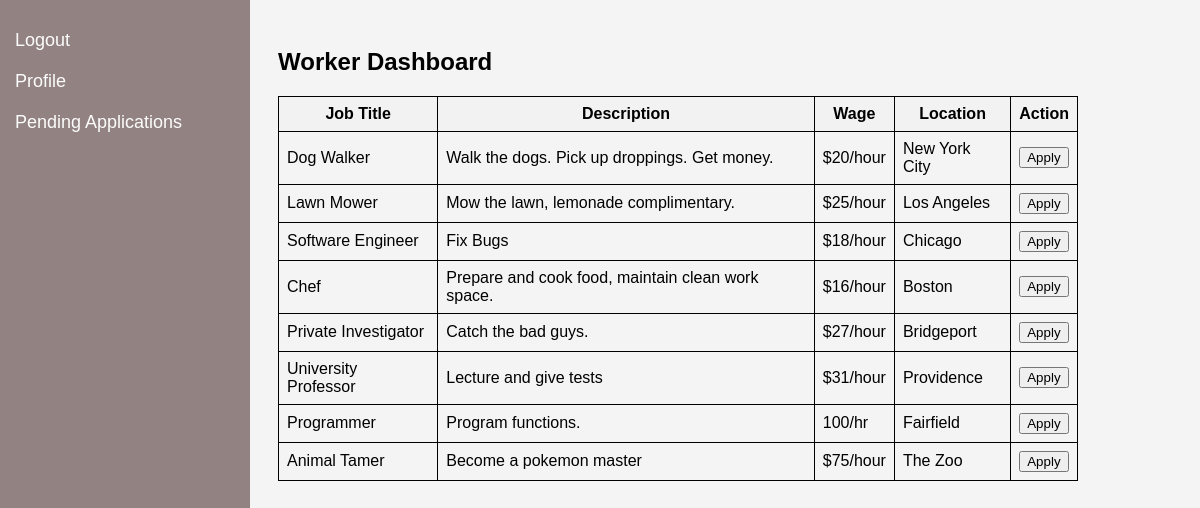
Page /worker_dashboard (signed in) on the earlier database version.
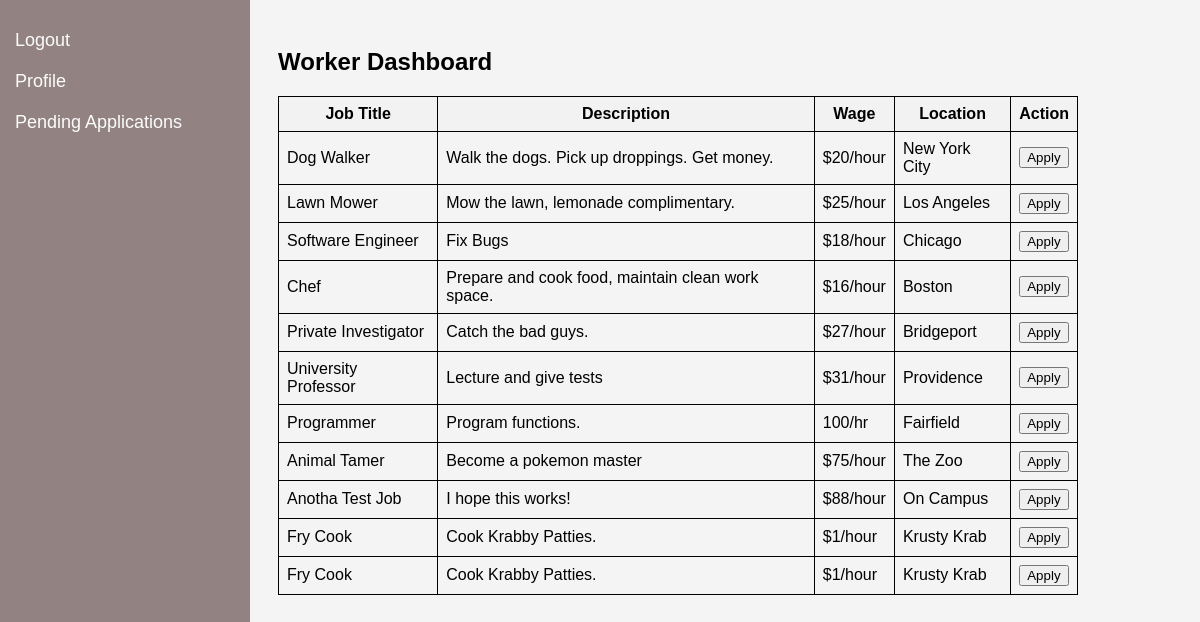
Same page on the later database version.
### tables this page shows
CREATE TABLE job_listings (
                    id INTEGER PRIMARY KEY,
                    title TEXT,
                    description TEXT,
                    wage TEXT,
                    location TEXT
                , created_by TEXT);

### routes.py (the view)
@app_routes.route('/worker_dashboard')
def worker_dashboard():
    if 'username' in session:
        conn = get_db_connection()
        cursor = conn.cursor()
        cursor.execute("SELECT * FROM job_listings")
        job_listings = cursor.fetchall()
        conn.close()
        return render_template('worker_dashboard.html', job_listings=job_listings)
    return redirect(url_for('app_routes.select_user_type'))

### routes.py (called while the page is built)
def get_db_connection():
    conn = sqlite3.connect('app.db')
    conn.row_factory = sqlite3.Row
    return conn

### templates/worker_dashboard.html (shortened to what this page needs)
<!DOCTYPE html>
<html>
<head>
    <link rel="stylesheet" type="text/css" href="{{ url_for('static', filename='styles.css') }}">
</head>
<body>
    <div class="sidebar">
        <a href="{{ url_for('logout') }}">Logout</a>
        <a href="#profile">Profile</a>
        <a href="#pending">Pending Applications</a>
    </div>
    <div class="content">
        <h2>Worker Dashboard</h2>
        <table>
            <tr>
                <th>Job Title</th>
                <th>Description</th>
                <th>Wage</th>
                <th>Location</th>
                <th>Action</th>
            </tr>
            {% for job in job_listings %}
            <tr>
                <td>{{ job['title'] }}</td>
                <td>{{ job['description'] }}</td>
                <td>{{ job['wage'] }}</td>
                <td>{{ job['location'] }}</td>
                <td><a href="{{ url_for('job_apply', job_id=job['id']) }}"><button>Apply</button></a></td>
            </tr>
            {% endfor %}
        </table>
    </div>
</body>
</html>

### static/styles.css (style rules this page uses)
body, h1, h2, p, ul, li { margin: 35; padding: 0; }
body { font-family: Arial, sans-serif; background-color: #f4f4f4; }
.sidebar { height: 100%; width: 250px; position: fixed; z-index: 1; top: 0; left: 0; background-color: #928282; padding-top: 20px; }
.sidebar a { padding: 10px 15px; text-decoration: none; font-size: 18px; color: #fcfcfc; display: block; transition: 0.3s; }
.content { margin-left: 250px; padding: 20px; max-width: 800px; margin-right: auto; }
table { width: 100%; border-collapse: collapse; }
th, td { border: 1px solid black; padding: 8px; }
th { background-color: #f2f2f2; }

Differences in the rows shown:
added job_listings: title "Anotha Test Job", description "I hope this works!", wage "$88/hour", location "On Campus"
added job_listings: title "Fry Cook", description "Cook Krabby Patties.", wage "$1/hour", location "Krusty Krab"
added job_listings: title "Fry Cook", description "Cook Krabby Patties.", wage "$1/hour", location "Krusty Krab"
